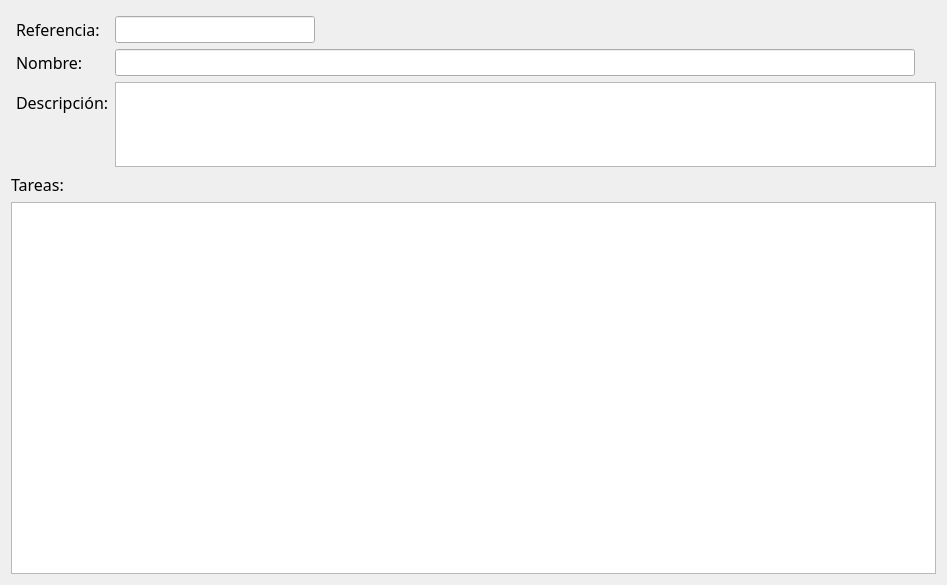
<?xml version="1.0" encoding="UTF-8"?>
<ui version="4.0">
 <class>wdTrabajos</class>
 <widget class="QWidget" name="wdTrabajos">
  <property name="geometry">
   <rect>
    <x>0</x>
    <y>0</y>
    <width>947</width>
    <height>585</height>
   </rect>
  </property>
  <property name="windowTitle">
   <string>Form</string>
  </property>
  <layout class="QGridLayout" name="gridLayout">
   <item row="1" column="0">
    <layout class="QVBoxLayout" name="_2">
     <property name="sizeConstraint">
      <enum>QLayout::SetMaximumSize</enum>
     </property>
     <item>
      <widget class="QLabel" name="label_4">
       <property name="font">
        <font>
         <family>Zekton</family>
         <pointsize>12</pointsize>
        </font>
       </property>
       <property name="text">
        <string>Tareas:</string>
       </property>
      </widget>
     </item>
     <item>
      <widget class="QTableWidget" name="twTareas">
       <property name="sizeAdjustPolicy">
        <enum>QAbstractScrollArea::AdjustToContents</enum>
       </property>
      </widget>
     </item>
    </layout>
   </item>
   <item row="0" column="0">
    <layout class="QFormLayout" name="formLayout">
     <property name="sizeConstraint">
      <enum>QLayout::SetDefaultConstraint</enum>
     </property>
     <property name="fieldGrowthPolicy">
      <enum>QFormLayout::AllNonFixedFieldsGrow</enum>
     </property>
     <property name="rowWrapPolicy">
      <enum>QFormLayout::DontWrapRows</enum>
     </property>
     <property name="labelAlignment">
      <set>Qt::AlignLeading|Qt::AlignLeft|Qt::AlignTop</set>
     </property>
     <property name="leftMargin">
      <number>5</number>
     </property>
     <property name="topMargin">
      <number>5</number>
     </property>
     <item row="0" column="0">
      <widget class="QLabel" name="label">
       <property name="font">
        <font>
         <family>Zekton</family>
         <pointsize>12</pointsize>
        </font>
       </property>
       <property name="text">
        <string>Referencia:</string>
       </property>
       <property name="buddy">
        <cstring>leRef</cstring>
       </property>
      </widget>
     </item>
     <item row="0" column="1">
      <widget class="QLineEdit" name="leRef">
       <property name="maximumSize">
        <size>
         <width>200</width>
         <height>16777215</height>
        </size>
       </property>
       <property name="font">
        <font>
         <pointsize>12</pointsize>
        </font>
       </property>
      </widget>
     </item>
     <item row="1" column="0">
      <widget class="QLabel" name="label_3">
       <property name="font">
        <font>
         <family>Zekton</family>
         <pointsize>12</pointsize>
        </font>
       </property>
       <property name="text">
        <string>Nombre: </string>
       </property>
       <property name="buddy">
        <cstring>leNombre</cstring>
       </property>
      </widget>
     </item>
     <item row="1" column="1">
      <widget class="QLineEdit" name="leNombre">
       <property name="maximumSize">
        <size>
         <width>800</width>
         <height>16777215</height>
        </size>
       </property>
       <property name="font">
        <font>
         <pointsize>12</pointsize>
        </font>
       </property>
      </widget>
     </item>
     <item row="2" column="0">
      <widget class="QLabel" name="label_2">
       <property name="font">
        <font>
         <family>Zekton</family>
         <pointsize>12</pointsize>
        </font>
       </property>
       <property name="text">
        <string>Descripción:</string>
       </property>
      </widget>
     </item>
     <item row="2" column="1">
      <widget class="QPlainTextEdit" name="ptObs">
       <property name="sizePolicy">
        <sizepolicy hsizetype="Expanding" vsizetype="Fixed">
         <horstretch>0</horstretch>
         <verstretch>0</verstretch>
        </sizepolicy>
       </property>
       <property name="maximumSize">
        <size>
         <width>16777215</width>
         <height>85</height>
        </size>
       </property>
      </widget>
     </item>
    </layout>
   </item>
  </layout>
 </widget>
 <tabstops>
  <tabstop>leRef</tabstop>
  <tabstop>leNombre</tabstop>
 </tabstops>
 <resources/>
 <connections/>
</ui>
